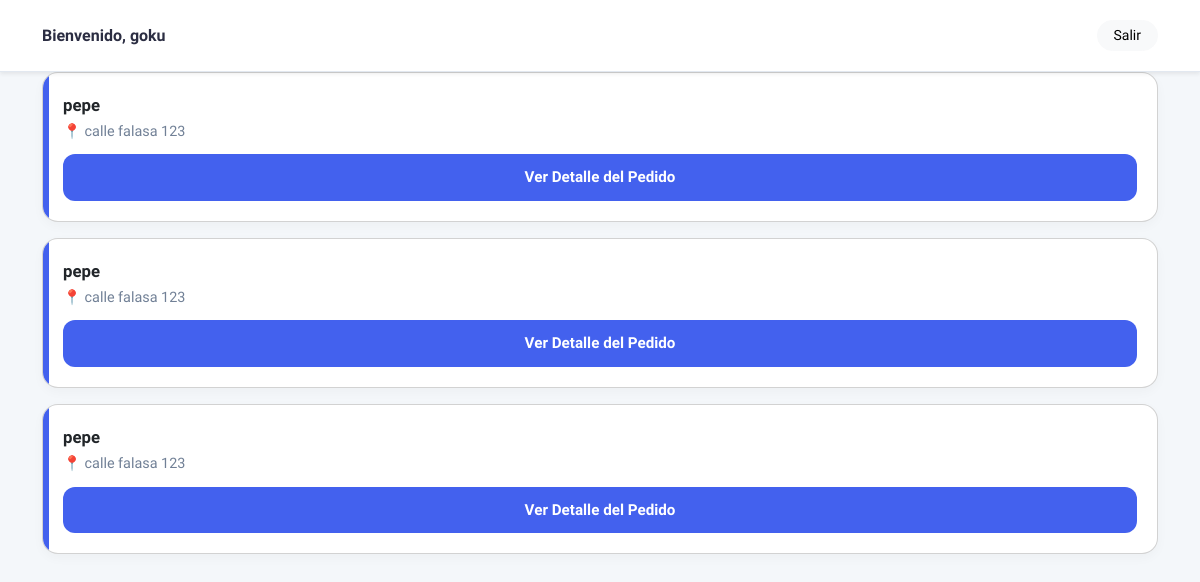
/chofer/ (signed in), run on an earlier commit of the app's database.
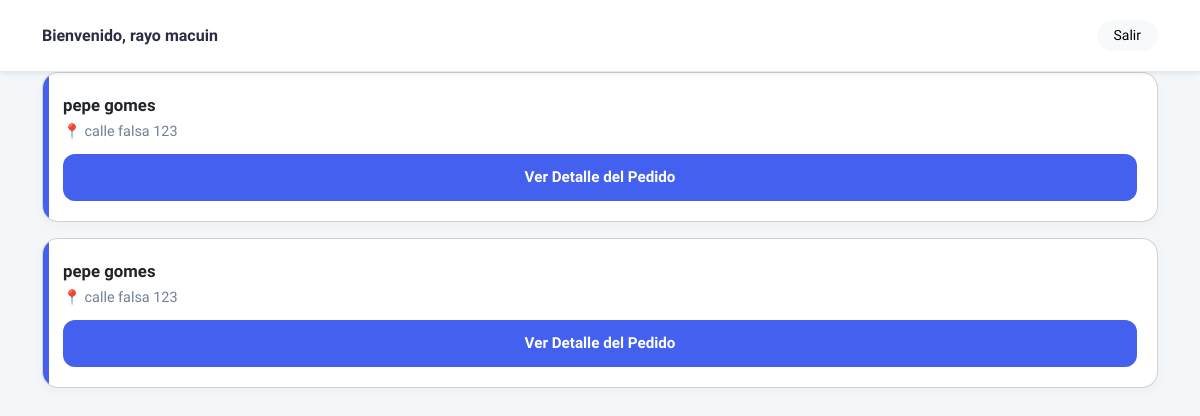
And on a later commit of the database.
### stock/models.py (models this page shows, shortened)
class Chofer(models.Model):
    nombre_completo = models.CharField(max_length=200, verbose_name="Nombre Completo")
    telefono = models.CharField(max_length=20)
    vehiculo = models.CharField(max_length=100, verbose_name="Vehículo/Patente")
    pin = models.CharField(
        max_length=6,
        verbose_name="PIN",
        help_text="PIN numérico del chofer"
    )
    activo = models.BooleanField(default=True, verbose_name="Activo")
    notas = models.TextField(blank=True, null=True, verbose_name="Notas/Descripción")
    fecha_registro = models.DateTimeField(auto_now_add=True)
    class Meta:
        verbose_name = "Chofer"
        verbose_name_plural = "Choferes"
        ordering = ['nombre_completo']

class Ventas(models.Model):
    ESTADO_CHOICES = [
        ('pendiente', 'Pendiente'),
        ('confirmada', 'Confirmada'),
        ('enviada', 'Enviada'),      # Aquí se descuenta stock
        ('entregada', 'Entregada'),
        ('cancelada', 'Cancelada'),
    ]
    METODO_PAGO_CHOICES = [
        ('efectivo', 'Efectivo'),
        ('transferencia', 'Transferencia'),
        ('tarjeta_credito', 'Tarjeta de Crédito'),
        ('tarjeta_debito', 'Tarjeta de Débito'),
        ('cuenta_corriente', 'Cuenta Corriente'),
    ]
    usuario_creador = models.ForeignKey(
        User,
        on_delete=models.SET_NULL,
        null=True,
        blank=True,
        related_name='ventas_creadas',
        verbose_name="Usuario creador"
    )
    cliente = models.ForeignKey(
        'Cliente',
        on_delete=models.CASCADE,
        verbose_name="Cliente"
    )
    chofer = models.ForeignKey(
        'Chofer',
        on_delete=models.SET_NULL,
        null=True,
        blank=True,
        verbose_name="Chofer Asignado"
    )
    fecha_envio_programada = models.DateField(
        blank=True,
        null=True,
        verbose_name="Fecha Programada de Envío"
    )
    hora_envio_programada = models.TimeField(
        blank=True,
        null=True,
        verbose_name="Hora Programada de Envío"
    )
    fecha_creacion = models.DateTimeField(
        auto_now_add=True,
        verbose_name="Fecha de Creación"
    )
    fecha_envio = models.DateTimeField(
        blank=True,
        null=True,
        verbose_name="Fecha Real de Envío"
    )
    estado = models.CharField(
        max_length=20,
        choices=ESTADO_CHOICES,
        default='pendiente',
        verbose_name="Estado"
    )
    metodo_pago = models.CharField(
        max_length=30,
        choices=METODO_PAGO_CHOICES,
        default='efectivo',
        verbose_name="Método de Pago"
    )
    valor_total = models.DecimalField(
        max_digits=10,
        decimal_places=2,
        default=0,
        verbose_name="Valor Total"
    )
    notas = models.TextField(
        blank=True,
        null=True,
        verbose_name="Notas"
    )
    class Meta:
        verbose_name = "Venta"
        verbose_name_plural = "Ventas"
        ordering = ['-fecha_creacion']

class Cliente(models.Model):
    usuario = models.OneToOneField(
        settings.AUTH_USER_MODEL,
        on_delete=models.CASCADE,
        related_name='cliente'
    )
    nombre_completo = models.CharField(max_length=200, verbose_name="Nombre y Apellido")
    nombre_local = models.CharField(max_length=200, blank=True, null=True, verbose_name="Nombre del Local")
    cuil = models.CharField(
        max_length=13,
        blank=True,
        null=True,
        verbose_name="CUIL/CUIT",
        unique=True
    )
    email = models.EmailField(unique=True, blank=True, null=True)
    telefono = models.CharField(max_length=20, blank=True, null=True)
    direccion = models.TextField(blank=True, null=True)
    fecha_registro = models.DateTimeField(auto_now_add=True)

### stock/views.py (the view)
# urls.py: path('chofer/', views.panel_chofer, name='panel_chofer'),
@login_required
def panel_chofer(request):
    chofer_id = request.session.get('chofer_id')
    if not chofer_id:
        return redirect('acceso_chofer')  # Login de chofer
    chofer = get_object_or_404(Chofer, id=chofer_id, activo=True)
    ventas_asignadas = Ventas.objects.filter(
        chofer=chofer,
        estado__in=['confirmada', 'enviada']
    ).select_related('cliente').prefetch_related('detalles__producto').order_by('fecha_envio_programada')
    context = {
        'chofer': chofer,
        'ventas_asignadas': ventas_asignadas,
    }
    return render(request, 'choferes/panel_chofer.html', context)

### stock/templates/choferes/panel_chofer.html (shortened to what this page needs)
{% load static %}
<!DOCTYPE html>
<html lang="es">
<head>
    <link rel="stylesheet" href="{% static 'css/bootstrap.min.css' %}">
</head>
<body>
    <header class="panel-header shadow-sm">
        <div class="container d-flex justify-content-between align-items-center">
            <div>
                <span class="fw-bold">Bienvenido, {{ chofer.nombre_completo }}</span>
            </div>
            <a href="{% url 'chofer_cerrar_sesion' %}" class="btn btn-light btn-sm rounded-pill px-3">Salir</a>
        </div>
    </header>
    <div class="container pb-5">
        {% if ventas_asignadas %}
            {% for venta in ventas_asignadas %}
            <div class="card panel-card">
                <div class="card-accent"></div>
                <div class="card-body">
                    <span class="cliente-nombre">{{ venta.cliente.nombre_completo }}</span>
                    <div class="direccion-texto">
                        📍 {{ venta.cliente.direccion|default:"Retira en local / Sin dirección" }}
                    </div>
                    <button class="btn btn-action btn-primary-soft"
                            onclick="location.href='{% url 'chofer_detalle_venta_confirmada' venta.id %}'">
                        Ver Detalle del Pedido
                    </button>
                </div>
            </div>
            {% endfor %}
        {% else %}
            <div class="empty-state">
                <h5 class="fw-bold">¡No tenés ventas asignadas por ahora!</h5>
                <p>Cuando se confirme una venta y te sea asignada, aparecerá aquí.</p>
            </div>
        {% endif %}
    </div>
</body>
</html>

What changed in the data, as far as the page shows it:
removed Ventas: cliente.nombre_completo "pepe", cliente.direccion "calle falasa 123"
removed Ventas: cliente.nombre_completo "pepe", cliente.direccion "calle falasa 123"
changed Chofer: nombre_completo "goku" → "rayo macuin"
changed Ventas (number 1 of 2 on the later page): cliente.nombre_completo "pepe" → "pepe gomes"; cliente.direccion "calle falasa 123" → "calle falsa 123"
now on this page (row edited): Ventas: cliente.nombre_completo "pepe gomes", cliente.direccion "calle falsa 123"
